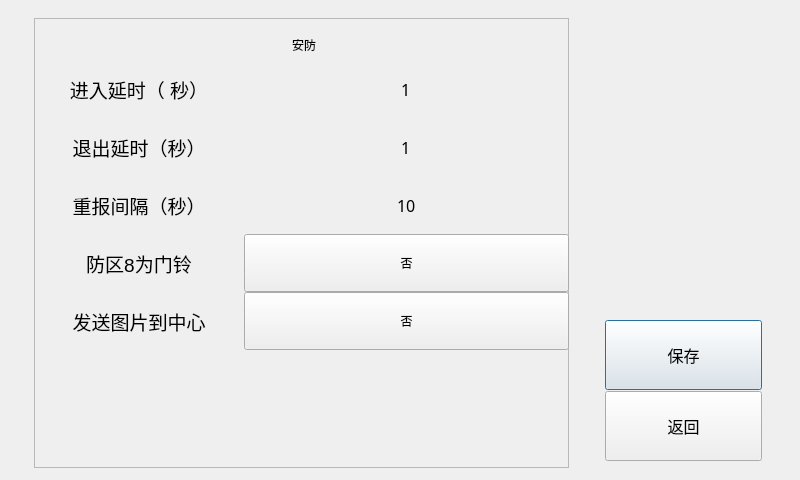
<?xml version="1.0" encoding="UTF-8"?>
<ui version="4.0">
 <class>SecurityParamSetDialog</class>
 <widget class="QDialog" name="SecurityParamSetDialog">
  <property name="geometry">
   <rect>
    <x>0</x>
    <y>0</y>
    <width>800</width>
    <height>480</height>
   </rect>
  </property>
  <property name="windowTitle">
   <string>Dialog</string>
  </property>
  <widget class="CommonPushButton" name="pushButtonSecParaSetSave">
   <property name="geometry">
    <rect>
     <x>605</x>
     <y>320</y>
     <width>157</width>
     <height>70</height>
    </rect>
   </property>
   <property name="font">
    <font>
     <family>AlArabiya</family>
     <pointsize>12</pointsize>
    </font>
   </property>
   <property name="text">
    <string>保存</string>
   </property>
  </widget>
  <widget class="CommonPushButton" name="pushButtonSecParaSetReturn">
   <property name="geometry">
    <rect>
     <x>605</x>
     <y>391</y>
     <width>157</width>
     <height>70</height>
    </rect>
   </property>
   <property name="font">
    <font>
     <family>AlArabiya</family>
     <pointsize>12</pointsize>
    </font>
   </property>
   <property name="text">
    <string>返回</string>
   </property>
  </widget>
  <widget class="QFrame" name="framePanel">
   <property name="geometry">
    <rect>
     <x>34</x>
     <y>18</y>
     <width>535</width>
     <height>450</height>
    </rect>
   </property>
   <property name="frameShape">
    <enum>QFrame::StyledPanel</enum>
   </property>
   <property name="frameShadow">
    <enum>QFrame::Raised</enum>
   </property>
  </widget>
  <widget class="QFrame" name="frameSecuritySetting">
   <property name="geometry">
    <rect>
     <x>34</x>
     <y>18</y>
     <width>535</width>
     <height>450</height>
    </rect>
   </property>
   <property name="styleSheet">
    <string notr="true"/>
   </property>
   <property name="frameShape">
    <enum>QFrame::NoFrame</enum>
   </property>
   <property name="frameShadow">
    <enum>QFrame::Raised</enum>
   </property>
  </widget>
  <widget class="QLabel" name="label_securityset_4">
   <property name="geometry">
    <rect>
     <x>34</x>
     <y>234</y>
     <width>210</width>
     <height>58</height>
    </rect>
   </property>
   <property name="font">
    <font>
     <pointsize>-1</pointsize>
     <weight>50</weight>
     <italic>false</italic>
     <bold>false</bold>
    </font>
   </property>
   <property name="styleSheet">
    <string notr="true">font: 19px;</string>
   </property>
   <property name="text">
    <string>防区8为门铃</string>
   </property>
   <property name="alignment">
    <set>Qt::AlignCenter</set>
   </property>
  </widget>
  <widget class="CommonPushButton" name="pushButtonSecParaSetDefense">
   <property name="geometry">
    <rect>
     <x>244</x>
     <y>234</y>
     <width>325</width>
     <height>58</height>
    </rect>
   </property>
   <property name="focusPolicy">
    <enum>Qt::StrongFocus</enum>
   </property>
   <property name="text">
    <string>否</string>
   </property>
  </widget>
  <widget class="MyLineEdit" name="lineEditExitDelay">
   <property name="geometry">
    <rect>
     <x>244</x>
     <y>118</y>
     <width>325</width>
     <height>58</height>
    </rect>
   </property>
   <property name="font">
    <font>
     <family>AlArabiya</family>
     <pointsize>12</pointsize>
    </font>
   </property>
   <property name="focusPolicy">
    <enum>Qt::ClickFocus</enum>
   </property>
   <property name="styleSheet">
    <string notr="true">border: 0px;
background-color: transparent;</string>
   </property>
   <property name="text">
    <string>1</string>
   </property>
   <property name="maxLength">
    <number>10</number>
   </property>
   <property name="alignment">
    <set>Qt::AlignCenter</set>
   </property>
  </widget>
  <widget class="QLabel" name="label_securityset_1">
   <property name="geometry">
    <rect>
     <x>34</x>
     <y>60</y>
     <width>210</width>
     <height>58</height>
    </rect>
   </property>
   <property name="font">
    <font>
     <pointsize>-1</pointsize>
     <weight>50</weight>
     <italic>false</italic>
     <bold>false</bold>
    </font>
   </property>
   <property name="styleSheet">
    <string notr="true">font: 19px;</string>
   </property>
   <property name="text">
    <string>进入延时（ 秒）</string>
   </property>
   <property name="alignment">
    <set>Qt::AlignCenter</set>
   </property>
  </widget>
  <widget class="QLabel" name="label_title">
   <property name="geometry">
    <rect>
     <x>49</x>
     <y>20</y>
     <width>510</width>
     <height>50</height>
    </rect>
   </property>
   <property name="styleSheet">
    <string notr="true"/>
   </property>
   <property name="text">
    <string>安防</string>
   </property>
   <property name="alignment">
    <set>Qt::AlignCenter</set>
   </property>
  </widget>
  <widget class="MyLineEdit" name="lineEditEnterDelay">
   <property name="geometry">
    <rect>
     <x>244</x>
     <y>60</y>
     <width>325</width>
     <height>58</height>
    </rect>
   </property>
   <property name="font">
    <font>
     <family>AlArabiya</family>
     <pointsize>12</pointsize>
    </font>
   </property>
   <property name="focusPolicy">
    <enum>Qt::ClickFocus</enum>
   </property>
   <property name="styleSheet">
    <string notr="true">border: 0px;
background-color: transparent;</string>
   </property>
   <property name="text">
    <string>1</string>
   </property>
   <property name="maxLength">
    <number>10</number>
   </property>
   <property name="alignment">
    <set>Qt::AlignCenter</set>
   </property>
  </widget>
  <widget class="QLabel" name="label_securityset_3">
   <property name="geometry">
    <rect>
     <x>34</x>
     <y>176</y>
     <width>210</width>
     <height>58</height>
    </rect>
   </property>
   <property name="font">
    <font>
     <pointsize>-1</pointsize>
     <weight>50</weight>
     <italic>false</italic>
     <bold>false</bold>
    </font>
   </property>
   <property name="styleSheet">
    <string notr="true">font: 19px;</string>
   </property>
   <property name="text">
    <string>重报间隔（秒）</string>
   </property>
   <property name="alignment">
    <set>Qt::AlignCenter</set>
   </property>
  </widget>
  <widget class="CommonPushButton" name="pushButtonSecParaSetSendPic">
   <property name="geometry">
    <rect>
     <x>244</x>
     <y>292</y>
     <width>325</width>
     <height>58</height>
    </rect>
   </property>
   <property name="focusPolicy">
    <enum>Qt::StrongFocus</enum>
   </property>
   <property name="text">
    <string>否</string>
   </property>
  </widget>
  <widget class="MyLineEdit" name="lineEditRepeatAlarmFilterInterval">
   <property name="geometry">
    <rect>
     <x>244</x>
     <y>176</y>
     <width>325</width>
     <height>58</height>
    </rect>
   </property>
   <property name="font">
    <font>
     <family>AlArabiya</family>
     <pointsize>12</pointsize>
    </font>
   </property>
   <property name="focusPolicy">
    <enum>Qt::ClickFocus</enum>
   </property>
   <property name="styleSheet">
    <string notr="true">border: 0px;
background-color: transparent;</string>
   </property>
   <property name="text">
    <string>10</string>
   </property>
   <property name="maxLength">
    <number>10</number>
   </property>
   <property name="alignment">
    <set>Qt::AlignCenter</set>
   </property>
  </widget>
  <widget class="QLabel" name="label_securityset_5">
   <property name="geometry">
    <rect>
     <x>34</x>
     <y>292</y>
     <width>210</width>
     <height>58</height>
    </rect>
   </property>
   <property name="font">
    <font>
     <pointsize>-1</pointsize>
     <weight>50</weight>
     <italic>false</italic>
     <bold>false</bold>
    </font>
   </property>
   <property name="styleSheet">
    <string notr="true">font: 19px;</string>
   </property>
   <property name="text">
    <string>发送图片到中心</string>
   </property>
   <property name="alignment">
    <set>Qt::AlignCenter</set>
   </property>
  </widget>
  <widget class="QLabel" name="label_securityset_2">
   <property name="geometry">
    <rect>
     <x>34</x>
     <y>118</y>
     <width>210</width>
     <height>58</height>
    </rect>
   </property>
   <property name="font">
    <font>
     <pointsize>-1</pointsize>
     <weight>50</weight>
     <italic>false</italic>
     <bold>false</bold>
    </font>
   </property>
   <property name="styleSheet">
    <string notr="true">font: 19px;</string>
   </property>
   <property name="text">
    <string>退出延时（秒）</string>
   </property>
   <property name="alignment">
    <set>Qt::AlignCenter</set>
   </property>
  </widget>
 </widget>
 <customwidgets>
  <customwidget>
   <class>CommonPushButton</class>
   <extends>QPushButton</extends>
   <header>commonpushbutton.h</header>
  </customwidget>
  <customwidget>
   <class>MyLineEdit</class>
   <extends>QLineEdit</extends>
   <header>mylineedit.h</header>
  </customwidget>
 </customwidgets>
 <tabstops>
  <tabstop>pushButtonSecParaSetSave</tabstop>
 </tabstops>
 <resources/>
 <connections/>
</ui>
